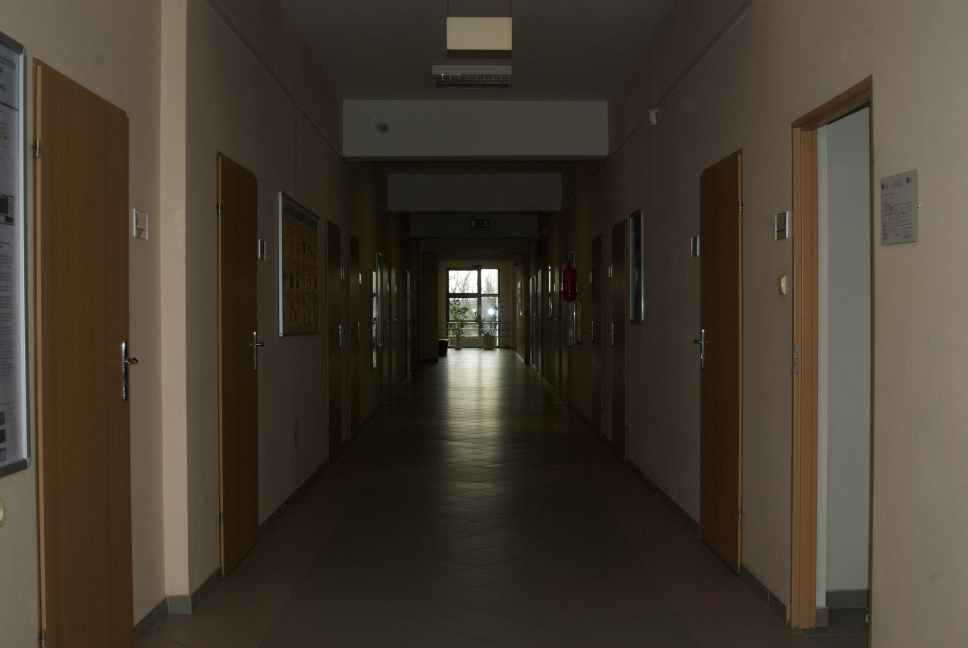
#> input picture Localization/Base/1.jpeg, 3872 x 2592 px (shown at 1/4 size)
$ python -i locate_pro.py   (imports and definitions only)
#> lines starting #> are read from the running program, lines starting #| are printed output that depends on the picture
import cv2
import numpy as np
import os
import webbrowser
from PIL import Image
from PIL.ExifTags import GPSTAGS

# Konfiguracja
BASE_DIR = 'base'

def get_gps(path):
    """Bezpośredni odczyt GPS z metadanych zdjęcia."""
    try:
        with Image.open(path) as img:
            exif = img._getexif()
            if not exif: return None
            gps = {GPSTAGS.get(t, t): v for t, v in exif.get(34853, {}).items()}
            conv = lambda v: float(v[0] + v[1]/60.0 + v[2]/3600.0)
            lat, lon = conv(gps['GPSLatitude']), conv(gps['GPSLongitude'])
            if gps.get('GPSLatitudeRef') == 'S': lat = -lat
            if gps.get('GPSLongitudeRef') == 'W': lon = -lon
            return lat, lon
    except: return None

def get_dna(path):
    """Generowanie wizualnego odcisku palca (Barwa + Geometria)."""
#> called with path = '../Localization/Base/1.jpeg'
    img = cv2.imread(path)
#> img is the input picture: shape (2592, 3872, 3); mean B, G, R 47.9, 59.7, 68.8
    if img is None: return None
    hsv = cv2.cvtColor(img, cv2.COLOR_BGR2HSV)
#> hsv: shape (2592, 3872, 3); mean H, S, V 19.8, 94.2, 69.1
    hist = cv2.calcHist([hsv], [0, 1, 2], None, [8, 8, 8], [0, 180, 0, 256, 0, 256])
    color = cv2.normalize(hist, hist).flatten()
#> color = 512 values, max 0.616 at index 17, min 0 at index 22, mean 0.00754
    gray = cv2.cvtColor(img, cv2.COLOR_BGR2GRAY)
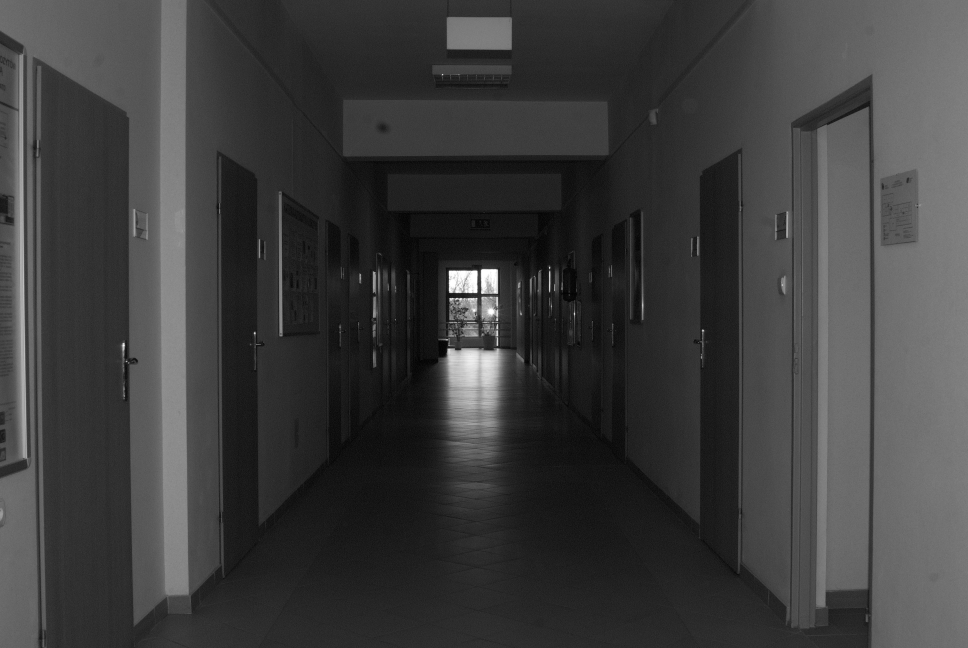
#> gray: shape (2592, 3872) (shown at 1/4 size); min 0, max 255, mean 61.1
    edge = np.sum(cv2.Canny(gray, 100, 200) > 0) / gray.size
#> edge = 0.00581
    return (color, edge)

# --- START ---
# [1 line not run here, left out]

# 1. Próba bezpośrednia
# [1 line that did not run here, left out]
# [28 lines not run here, left out]

>>> result = get_dna('../Localization/Base/1.jpeg')
